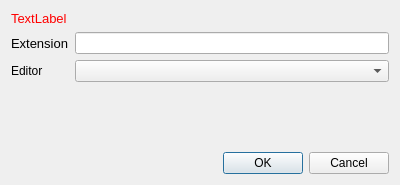
<?xml version="1.0" encoding="UTF-8"?>
<ui version="4.0">
 <class>SettingFileAssociationExtensionDialog</class>
 <widget class="QDialog" name="SettingFileAssociationExtensionDialog">
  <property name="geometry">
   <rect>
    <x>0</x>
    <y>0</y>
    <width>400</width>
    <height>185</height>
   </rect>
  </property>
  <property name="windowTitle">
   <string>Dialog</string>
  </property>
  <property name="modal">
   <bool>true</bool>
  </property>
  <layout class="QGridLayout" name="gridLayout">
   <item row="1" column="0">
    <widget class="QLabel" name="label">
     <property name="font">
      <font>
       <pointsize>10</pointsize>
      </font>
     </property>
     <property name="text">
      <string>Extension</string>
     </property>
    </widget>
   </item>
   <item row="5" column="2">
    <widget class="QDialogButtonBox" name="buttonBox">
     <property name="orientation">
      <enum>Qt::Horizontal</enum>
     </property>
     <property name="standardButtons">
      <set>QDialogButtonBox::Cancel|QDialogButtonBox::Ok</set>
     </property>
    </widget>
   </item>
   <item row="3" column="0">
    <widget class="QLabel" name="label_2">
     <property name="text">
      <string>Editor</string>
     </property>
    </widget>
   </item>
   <item row="0" column="0">
    <widget class="QLabel" name="extensionErrorLabel">
     <property name="palette">
      <palette>
       <active>
        <colorrole role="WindowText">
         <brush brushstyle="SolidPattern">
          <color alpha="255">
           <red>255</red>
           <green>0</green>
           <blue>0</blue>
          </color>
         </brush>
        </colorrole>
        <colorrole role="Button">
         <brush brushstyle="SolidPattern">
          <color alpha="255">
           <red>255</red>
           <green>255</green>
           <blue>255</blue>
          </color>
         </brush>
        </colorrole>
        <colorrole role="Light">
         <brush brushstyle="SolidPattern">
          <color alpha="255">
           <red>255</red>
           <green>255</green>
           <blue>255</blue>
          </color>
         </brush>
        </colorrole>
        <colorrole role="Midlight">
         <brush brushstyle="SolidPattern">
          <color alpha="255">
           <red>255</red>
           <green>255</green>
           <blue>255</blue>
          </color>
         </brush>
        </colorrole>
        <colorrole role="Dark">
         <brush brushstyle="SolidPattern">
          <color alpha="255">
           <red>127</red>
           <green>127</green>
           <blue>127</blue>
          </color>
         </brush>
        </colorrole>
        <colorrole role="Mid">
         <brush brushstyle="SolidPattern">
          <color alpha="255">
           <red>170</red>
           <green>170</green>
           <blue>170</blue>
          </color>
         </brush>
        </colorrole>
        <colorrole role="Text">
         <brush brushstyle="SolidPattern">
          <color alpha="255">
           <red>0</red>
           <green>0</green>
           <blue>0</blue>
          </color>
         </brush>
        </colorrole>
        <colorrole role="BrightText">
         <brush brushstyle="SolidPattern">
          <color alpha="255">
           <red>255</red>
           <green>255</green>
           <blue>255</blue>
          </color>
         </brush>
        </colorrole>
        <colorrole role="ButtonText">
         <brush brushstyle="SolidPattern">
          <color alpha="255">
           <red>0</red>
           <green>0</green>
           <blue>0</blue>
          </color>
         </brush>
        </colorrole>
        <colorrole role="Base">
         <brush brushstyle="SolidPattern">
          <color alpha="255">
           <red>255</red>
           <green>255</green>
           <blue>255</blue>
          </color>
         </brush>
        </colorrole>
        <colorrole role="Window">
         <brush brushstyle="SolidPattern">
          <color alpha="255">
           <red>255</red>
           <green>255</green>
           <blue>255</blue>
          </color>
         </brush>
        </colorrole>
        <colorrole role="Shadow">
         <brush brushstyle="SolidPattern">
          <color alpha="255">
           <red>0</red>
           <green>0</green>
           <blue>0</blue>
          </color>
         </brush>
        </colorrole>
        <colorrole role="AlternateBase">
         <brush brushstyle="SolidPattern">
          <color alpha="255">
           <red>255</red>
           <green>255</green>
           <blue>255</blue>
          </color>
         </brush>
        </colorrole>
        <colorrole role="ToolTipBase">
         <brush brushstyle="SolidPattern">
          <color alpha="255">
           <red>255</red>
           <green>255</green>
           <blue>220</blue>
          </color>
         </brush>
        </colorrole>
        <colorrole role="ToolTipText">
         <brush brushstyle="SolidPattern">
          <color alpha="255">
           <red>0</red>
           <green>0</green>
           <blue>0</blue>
          </color>
         </brush>
        </colorrole>
       </active>
       <inactive>
        <colorrole role="WindowText">
         <brush brushstyle="SolidPattern">
          <color alpha="255">
           <red>255</red>
           <green>0</green>
           <blue>0</blue>
          </color>
         </brush>
        </colorrole>
        <colorrole role="Button">
         <brush brushstyle="SolidPattern">
          <color alpha="255">
           <red>255</red>
           <green>255</green>
           <blue>255</blue>
          </color>
         </brush>
        </colorrole>
        <colorrole role="Light">
         <brush brushstyle="SolidPattern">
          <color alpha="255">
           <red>255</red>
           <green>255</green>
           <blue>255</blue>
          </color>
         </brush>
        </colorrole>
        <colorrole role="Midlight">
         <brush brushstyle="SolidPattern">
          <color alpha="255">
           <red>255</red>
           <green>255</green>
           <blue>255</blue>
          </color>
         </brush>
        </colorrole>
        <colorrole role="Dark">
         <brush brushstyle="SolidPattern">
          <color alpha="255">
           <red>127</red>
           <green>127</green>
           <blue>127</blue>
          </color>
         </brush>
        </colorrole>
        <colorrole role="Mid">
         <brush brushstyle="SolidPattern">
          <color alpha="255">
           <red>170</red>
           <green>170</green>
           <blue>170</blue>
          </color>
         </brush>
        </colorrole>
        <colorrole role="Text">
         <brush brushstyle="SolidPattern">
          <color alpha="255">
           <red>0</red>
           <green>0</green>
           <blue>0</blue>
          </color>
         </brush>
        </colorrole>
        <colorrole role="BrightText">
         <brush brushstyle="SolidPattern">
          <color alpha="255">
           <red>255</red>
           <green>255</green>
           <blue>255</blue>
          </color>
         </brush>
        </colorrole>
        <colorrole role="ButtonText">
         <brush brushstyle="SolidPattern">
          <color alpha="255">
           <red>0</red>
           <green>0</green>
           <blue>0</blue>
          </color>
         </brush>
        </colorrole>
        <colorrole role="Base">
         <brush brushstyle="SolidPattern">
          <color alpha="255">
           <red>255</red>
           <green>255</green>
           <blue>255</blue>
          </color>
         </brush>
        </colorrole>
        <colorrole role="Window">
         <brush brushstyle="SolidPattern">
          <color alpha="255">
           <red>255</red>
           <green>255</green>
           <blue>255</blue>
          </color>
         </brush>
        </colorrole>
        <colorrole role="Shadow">
         <brush brushstyle="SolidPattern">
          <color alpha="255">
           <red>0</red>
           <green>0</green>
           <blue>0</blue>
          </color>
         </brush>
        </colorrole>
        <colorrole role="AlternateBase">
         <brush brushstyle="SolidPattern">
          <color alpha="255">
           <red>255</red>
           <green>255</green>
           <blue>255</blue>
          </color>
         </brush>
        </colorrole>
        <colorrole role="ToolTipBase">
         <brush brushstyle="SolidPattern">
          <color alpha="255">
           <red>255</red>
           <green>255</green>
           <blue>220</blue>
          </color>
         </brush>
        </colorrole>
        <colorrole role="ToolTipText">
         <brush brushstyle="SolidPattern">
          <color alpha="255">
           <red>0</red>
           <green>0</green>
           <blue>0</blue>
          </color>
         </brush>
        </colorrole>
       </inactive>
       <disabled>
        <colorrole role="WindowText">
         <brush brushstyle="SolidPattern">
          <color alpha="255">
           <red>127</red>
           <green>127</green>
           <blue>127</blue>
          </color>
         </brush>
        </colorrole>
        <colorrole role="Button">
         <brush brushstyle="SolidPattern">
          <color alpha="255">
           <red>255</red>
           <green>255</green>
           <blue>255</blue>
          </color>
         </brush>
        </colorrole>
        <colorrole role="Light">
         <brush brushstyle="SolidPattern">
          <color alpha="255">
           <red>255</red>
           <green>255</green>
           <blue>255</blue>
          </color>
         </brush>
        </colorrole>
        <colorrole role="Midlight">
         <brush brushstyle="SolidPattern">
          <color alpha="255">
           <red>255</red>
           <green>255</green>
           <blue>255</blue>
          </color>
         </brush>
        </colorrole>
        <colorrole role="Dark">
         <brush brushstyle="SolidPattern">
          <color alpha="255">
           <red>127</red>
           <green>127</green>
           <blue>127</blue>
          </color>
         </brush>
        </colorrole>
        <colorrole role="Mid">
         <brush brushstyle="SolidPattern">
          <color alpha="255">
           <red>170</red>
           <green>170</green>
           <blue>170</blue>
          </color>
         </brush>
        </colorrole>
        <colorrole role="Text">
         <brush brushstyle="SolidPattern">
          <color alpha="255">
           <red>127</red>
           <green>127</green>
           <blue>127</blue>
          </color>
         </brush>
        </colorrole>
        <colorrole role="BrightText">
         <brush brushstyle="SolidPattern">
          <color alpha="255">
           <red>255</red>
           <green>255</green>
           <blue>255</blue>
          </color>
         </brush>
        </colorrole>
        <colorrole role="ButtonText">
         <brush brushstyle="SolidPattern">
          <color alpha="255">
           <red>127</red>
           <green>127</green>
           <blue>127</blue>
          </color>
         </brush>
        </colorrole>
        <colorrole role="Base">
         <brush brushstyle="SolidPattern">
          <color alpha="255">
           <red>255</red>
           <green>255</green>
           <blue>255</blue>
          </color>
         </brush>
        </colorrole>
        <colorrole role="Window">
         <brush brushstyle="SolidPattern">
          <color alpha="255">
           <red>255</red>
           <green>255</green>
           <blue>255</blue>
          </color>
         </brush>
        </colorrole>
        <colorrole role="Shadow">
         <brush brushstyle="SolidPattern">
          <color alpha="255">
           <red>0</red>
           <green>0</green>
           <blue>0</blue>
          </color>
         </brush>
        </colorrole>
        <colorrole role="AlternateBase">
         <brush brushstyle="SolidPattern">
          <color alpha="255">
           <red>255</red>
           <green>255</green>
           <blue>255</blue>
          </color>
         </brush>
        </colorrole>
        <colorrole role="ToolTipBase">
         <brush brushstyle="SolidPattern">
          <color alpha="255">
           <red>255</red>
           <green>255</green>
           <blue>220</blue>
          </color>
         </brush>
        </colorrole>
        <colorrole role="ToolTipText">
         <brush brushstyle="SolidPattern">
          <color alpha="255">
           <red>0</red>
           <green>0</green>
           <blue>0</blue>
          </color>
         </brush>
        </colorrole>
       </disabled>
      </palette>
     </property>
     <property name="font">
      <font>
       <pointsize>10</pointsize>
      </font>
     </property>
     <property name="text">
      <string>TextLabel</string>
     </property>
    </widget>
   </item>
   <item row="4" column="1">
    <spacer name="verticalSpacer">
     <property name="orientation">
      <enum>Qt::Vertical</enum>
     </property>
     <property name="sizeHint" stdset="0">
      <size>
       <width>20</width>
       <height>40</height>
      </size>
     </property>
    </spacer>
   </item>
   <item row="1" column="1" colspan="2">
    <widget class="QLineEdit" name="extensionLineEdit"/>
   </item>
   <item row="3" column="1" colspan="2">
    <widget class="QComboBox" name="comboBox"/>
   </item>
  </layout>
 </widget>
 <resources/>
 <connections>
  <connection>
   <sender>buttonBox</sender>
   <signal>accepted()</signal>
   <receiver>SettingFileAssociationExtensionDialog</receiver>
   <slot>accept()</slot>
   <hints>
    <hint type="sourcelabel">
     <x>248</x>
     <y>254</y>
    </hint>
    <hint type="destinationlabel">
     <x>157</x>
     <y>274</y>
    </hint>
   </hints>
  </connection>
  <connection>
   <sender>buttonBox</sender>
   <signal>rejected()</signal>
   <receiver>SettingFileAssociationExtensionDialog</receiver>
   <slot>reject()</slot>
   <hints>
    <hint type="sourcelabel">
     <x>316</x>
     <y>260</y>
    </hint>
    <hint type="destinationlabel">
     <x>286</x>
     <y>274</y>
    </hint>
   </hints>
  </connection>
 </connections>
</ui>
